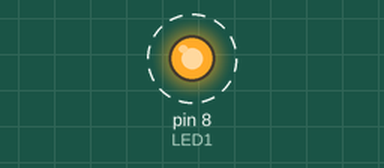
Recording of a sketch running on a simulated Arduino Uno, built with avr-gcc and run on an emulated ATmega328P. Shown: output pins drawn as LEDs (lit = HIGH). Dashed ring = blinking. What the sketch prints to the serial monitor is not drawn.

Above: at 0.06 s.
Timing chart, 0 to 3.0 s (numbered marks = the images above):
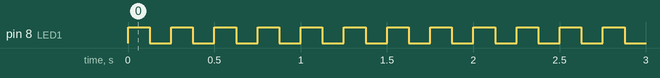

The sketch:

LED_Blink_Test.ino
```cpp
#define programname "LED_Blink_Test"
#define programversion "V1.0"
#define dateproduced "26/11/2017"
#define aurthorname "Stuart Robinson"
//#include <Arduino.h>

/*
*****************************************************************************************************************************
Tracker Test Programs

Copyright of the author Stuart Robinson - 26/11/2017


These programs may be used free of charge for personal, recreational and educational purposes only.

This program, or parts of it, may not be used for or in connection with any commercial purpose without the explicit permission
of the author Stuart Robinson.

The programs are supplied as is, it is up to individual to decide if the programs are suitable for the intended purpose and
free from errors.
*****************************************************************************************************************************
*/

/*
********************************************************************************************************************************
Program operation

The program flashes a LED connected to the pin defined by LED1
********************************************************************************************************************************
*/

#define LED1 8                              //Arduino pin number for LED, when high LED should be on.

#define Serial_Monitor_Baud 115200          //this is baud rate used for the Arduino IDE Serial Monitor

unsigned int seconds;

void loop()
{
  Serial.print(seconds);
  Serial.println(F(" Seconds"));            //this message should print on console close to once per second
  seconds++;
  led_Flash(4,125);
}


void led_Flash(unsigned int flashes, unsigned int delaymS)
{
  //flash LED to show tracker is alive
  unsigned int index;

  for (index = 1; index <= flashes; index++)
  {
    digitalWrite(LED1, HIGH);
    delay(delaymS);
    digitalWrite(LED1, LOW);
    delay(delaymS);
  }
}


void setup()
{
  Serial.begin(Serial_Monitor_Baud);          //setup Serial console ouput
  Serial.println(F(programname));
  Serial.println(F(programversion));
  Serial.println(F(dateproduced));
  Serial.println(F(aurthorname));
  Serial.println();

  pinMode(LED1, OUTPUT);                     //for PCB LED
 }
```

Measured:
- by itself, pin 8 (LED1): alternates HIGH for 0.13 s and LOW for 0.13 s
